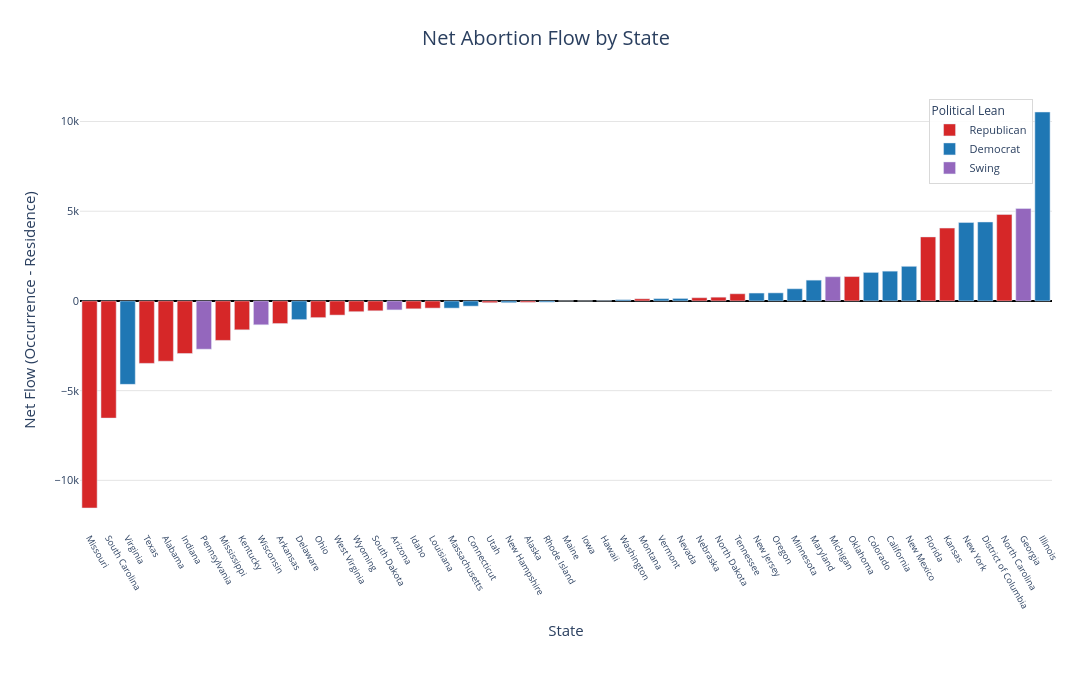

The cell this chart's notebook holds for it:
### Code cell
df_flow = df.sort_values("net_flow", ascending=True).copy()

fig2 = px.bar(
    df_flow,
    x="U.S. State",
    y="net_flow",
    color="political_lean",
    color_discrete_map=color_map,
    hover_name="U.S. State",
    title="Net Abortion Flow by State",
    labels={
        "U.S. State": "State",
        "net_flow": "Net Flow (Occurrence - Residence)",
        "political_lean": "Political Lean"
    }
)

fig2.update_xaxes(
    categoryorder="array",
    categoryarray=df_flow["U.S. State"],
    tickangle=60,
    showgrid=False,
    title_font=dict(size=15),
    tickfont=dict(size=9)
)

fig2.update_yaxes(
    showgrid=True,
    gridcolor="#e5e5e5",
    zeroline=True,
    zerolinecolor="black",
    title_font=dict(size=15),
    tickfont=dict(size=11)
)

apply_clean_layout(fig2, width=1180, height=680, show_legend=True, bottom_margin=150)
fig2.show()

### Figure 1 — Plotly figure (JSON) as saved in the notebook; plotly's stock layout.template omitted (floating-point values rounded to 4 significant figures)
{"data": [{"hovertemplate": "<b>%{hovertext}</b><br><br>Political Lean=Republican<br>State=%{x}<br>Net Flow (Occurrence - Residence)=%{y}<extra></extra>", "hovertext": ["Missouri", "South Carolina", "Texas", "Alabama", "Indiana", "Mississippi", "Kentucky", "Arkansas", "Ohio", "West Virginia", "Wyoming", "South Dakota", "Idaho", "Louisiana", "Utah", "Alaska", "Iowa", "Montana", "Nebraska", "North Dakota", "Tennessee", "Oklahoma", "Florida", "Kansas", "North Carolina"], "legendgroup": "Republican", "marker": {"color": "#d62728", "pattern": {"shape": ""}}, "name": "Republican", "orientation": "v", "showlegend": true, "textposition": "auto", "type": "bar", "x": ["Missouri", "South Carolina", "Texas", "Alabama", "Indiana", "Mississippi", "Kentucky", "Arkansas", "Ohio", "West Virginia", "Wyoming", "South Dakota", "Idaho", "Louisiana", "Utah", "Alaska", "Iowa", "Montana", "Nebraska", "North Dakota", "Tennessee", "Oklahoma", "Florida", "Kansas", "North Carolina"], "xaxis": "x", "y": [-11540, -6530, -3480, -3360, -2930, -2200, -1610, -1260, -930, -790, -600, -550, -440, -400, -100, -80, 0, 120, 180, 210, 400, 1360, 3570, 4060, 4820], "yaxis": "y"}, {"hovertemplate": "<b>%{hovertext}</b><br><br>Political Lean=Democrat<br>State=%{x}<br>Net Flow (Occurrence - Residence)=%{y}<extra></extra>", "hovertext": ["Virginia", "Delaware", "Massachusetts", "Connecticut", "New Hampshire", "Rhode Island", "Maine", "Hawaii", "Washington", "Vermont", "Nevada", "New Jersey", "Oregon", "Minnesota", "Maryland", "Colorado", "California", "New Mexico", "New York", "District of Columbia", "Illinois"], "legendgroup": "Democrat", "marker": {"color": "#1f77b4", "pattern": {"shape": ""}}, "name": "Democrat", "orientation": "v", "showlegend": true, "textposition": "auto", "type": "bar", "x": ["Virginia", "Delaware", "Massachusetts", "Connecticut", "New Hampshire", "Rhode Island", "Maine", "Hawaii", "Washington", "Vermont", "Nevada", "New Jersey", "Oregon", "Minnesota", "Maryland", "Colorado", "California", "New Mexico", "New York", "District of Columbia", "Illinois"], "xaxis": "x", "y": [-4650, -1040, -400, -290, -100, -70, 0, 10, 70, 130, 140, 440, 450, 680, 1160, 1590, 1660, 1930, 4370, 4400, 10530], "yaxis": "y"}, {"hovertemplate": "<b>%{hovertext}</b><br><br>Political Lean=Swing<br>State=%{x}<br>Net Flow (Occurrence - Residence)=%{y}<extra></extra>", "hovertext": ["Pennsylvania", "Wisconsin", "Arizona", "Michigan", "Georgia"], "legendgroup": "Swing", "marker": {"color": "#9467bd", "pattern": {"shape": ""}}, "name": "Swing", "orientation": "v", "showlegend": true, "textposition": "auto", "type": "bar", "x": ["Pennsylvania", "Wisconsin", "Arizona", "Michigan", "Georgia"], "xaxis": "x", "y": [-2690, -1330, -500, 1350, 5150], "yaxis": "y"}], "layout": {"barmode": "relative", "font": {"size": 13}, "height": 680, "legend": {"bgcolor": "rgba(255,255,255,0.9)", "bordercolor": "#d9d9d9", "borderwidth": 1, "font": {"size": 11}, "orientation": "v", "title": {"font": {"size": 12}, "text": "Political Lean"}, "tracegroupgap": 0, "x": 0.98, "xanchor": "right", "y": 0.98, "yanchor": "top"}, "margin": {"b": 150, "l": 80, "r": 40, "t": 90}, "paper_bgcolor": "white", "plot_bgcolor": "white", "showlegend": true, "title": {"font": {"size": 20}, "text": "Net Abortion Flow by State", "x": 0.5, "xanchor": "center"}, "width": 1180, "xaxis": {"anchor": "y", "categoryarray": ["Missouri", "South Carolina", "Virginia", "Texas", "Alabama", "Indiana", "Pennsylvania", "Mississippi", "Kentucky", "Wisconsin", "Arkansas", "Delaware", "Ohio", "West Virginia", "Wyoming", "South Dakota", "Arizona", "Idaho", "Louisiana", "Massachusetts", "Connecticut", "Utah", "New Hampshire", "Alaska", "Rhode Island", "Maine", "Iowa", "Hawaii", "Washington", "Montana", "Vermont", "Nevada", "Nebraska", "North Dakota", "Tennessee", "New Jersey", "Oregon", "Minnesota", "Maryland", "Michigan", "Oklahoma", "Colorado", "California", "New Mexico", "Florida", "Kansas", "New York", "District of Columbia", "North Carolina", "Georgia", "Illinois"], "categoryorder": "array", "domain": [0, 1], "showgrid": false, "tickangle": 60, "tickfont": {"size": 9}, "title": {"font": {"size": 15}, "text": "State"}}, "yaxis": {"anchor": "x", "domain": [0, 1], "gridcolor": "#e5e5e5", "showgrid": true, "tickfont": {"size": 11}, "title": {"font": {"size": 15}, "text": "Net Flow (Occurrence - Residence)"}, "zeroline": true, "zerolinecolor": "black"}}}
